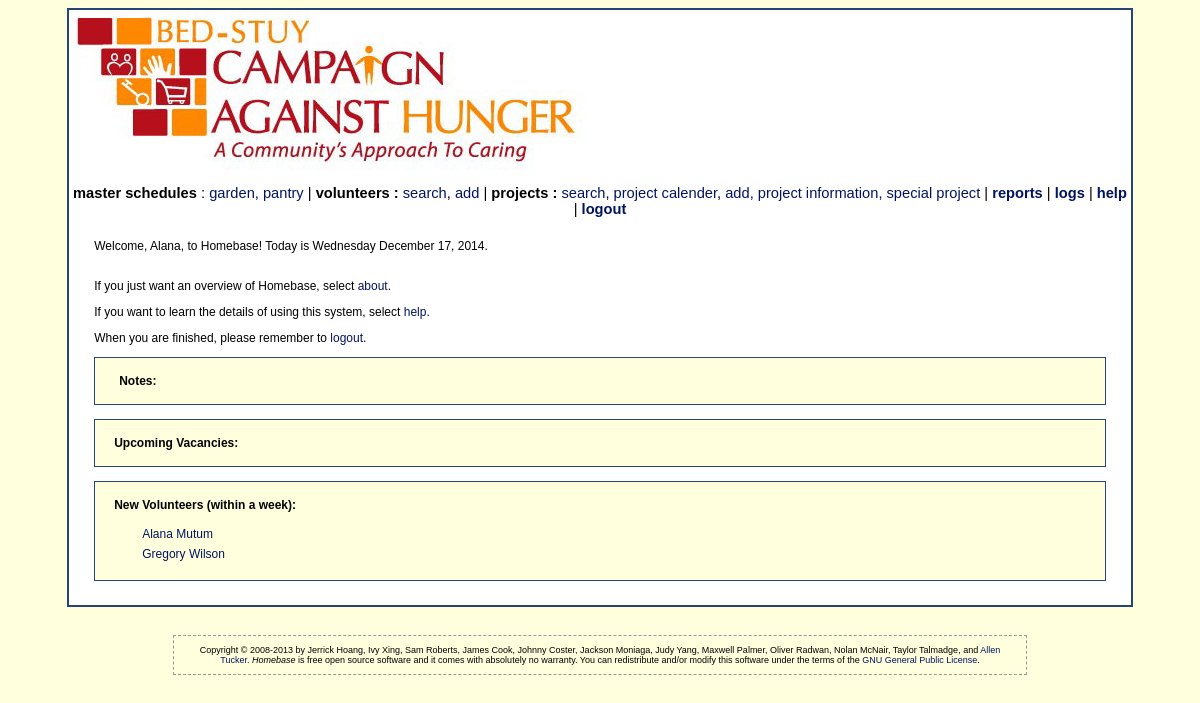
Screenshot of /index.php (signed in) with the database file from the repository.
### tables this page shows
CREATE TABLE IF NOT EXISTS `PERSON` (
  `ID` varchar(25) NOT NULL,
  `NAMEFIRST` varchar(20) NOT NULL,
  `NAMELAST` varchar(25) NOT NULL,
  `BIRTHDAY` varchar(11) NOT NULL, 
  `GENDER` varchar(1) NOT NULL,
  `ADDRESS` varchar(40) NOT NULL,
  `CITY` varchar(25) NOT NULL,
  `STATE` varchar(2) NOT NULL,
  `ZIP` varchar(5) NOT NULL,
  `PHONE1` varchar(12) NOT NULL,
  `PHONE2` varchar(12) DEFAULT NULL,
  `EMAIL` varchar(30) NOT NULL,
  `TYPE` varchar(15) NOT NULL COMMENT 'Denotes wether a manager, volunteer or guest',
  `STATUS` varchar(15) COMMENT 'values could be applicant or approved for volunteer, null for  manager',
  `SCHEDULE` varchar(100) NOT NULL COMMENT 'Dates scheduled for voliunteering',
  `NOTES` varchar(200) NOT NULL,
  `SKILLS` varchar(200) NOT NULL,
  `REASONINTERESTED` varchar(200) NOT NULL,
  `DATEADDED` varchar(11) NOT NULL,
  `PASSWORD`  text NOT NULL,
  `AVAILABILITY` varchar(580) NOT NULL COMMENT 'days and times free for volunteering',
   `CONTACTPREFERENCE` varchar(15) NOT NULL COMMENT 'either email, mail or phone number',
  PRIMARY KEY (`ID`)
);

### database/dbinfo.php (called while the page is built, shortened)
<?php
    function connect() {
        $host = "localhost";
        $database = "dbbscah";
        $user = "dbbscah";
        $pass = "cus1166";
        $connected = mysql_connect($host, $user, $pass);
        $selected = mysql_select_db($database, $connected);
        if (!$selected) {
            return mysql_error();
        }
        else {
            return true;
        }
    }
?>

### database/dbPersons.php (called while the page is built, shortened)
<?php
    include_once('dbinfo.php');
    include_once(dirname(__FILE__) . '/../domain/Person.php');
    function retrieve_person($id) {
        $query = "SELECT * FROM PERSON WHERE ID = '" . $id . "'";
        $result = mysql_query($query);
        $result_row = mysql_fetch_assoc($result);
        $thePerson = make_a_person($result_row);
        return $thePerson;
    }
    function getall_persons() {
        $query = "SELECT * FROM PERSON ORDER BY NAMELAST,NAMEFIRST";
        $result = mysql_query($query);
        $result = mysql_query($query);
        $thePersons = [];
        while ($result_row = mysql_fetch_assoc($result)) {
            $thePerson = make_a_person($result_row);
            $thePersons[] = $thePerson;
        }
        return $thePersons;
    }
    function make_a_person($result_row) {
        $thePerson = new Person(
            $result_row['NAMEFIRST'],
            $result_row['NAMELAST'],
            $result_row['BIRTHDAY'],
            $result_row['GENDER'],
            $result_row['ADDRESS'],
            $result_row['CITY'],
            $result_row['STATE'],
            $result_row['ZIP'],
            $result_row['PHONE1'],
            $result_row['PHONE2'],
            $result_row['EMAIL'],
            $result_row['TYPE'],
            $result_row['STATUS'],
            $result_row['SCHEDULE'],
            $result_row['NOTES'],
            $result_row['SKILLS'],
            $result_row['REASONINTERESTED'],
            $result_row['DATEADDED'],
            $result_row['PASSWORD'],
            $result_row['AVAILABILITY'],
            $result_row['CONTACTPREFERENCE']
        );
        return $thePerson;
    }
?>

### domain/Person.php (called while the page is built, shortened)
<?php
include_once(dirname(__FILE__) . '/../database/dbPersons.php');
class Person {
    private $ID;
    private $NameFirst;
    private $NameLast;
    private $Type;
    private $Password;
    function __construct($fname, $lname, $bday, $gender, $addr, $city, $state, $zip, $ph1, $ph2, $email, $type, $status, $sch, $notes, $skills, $reasoninterested, $dateadded, $pswd, $avail, $cont_pref) {
        $this->ID = $fname . $ph1;
        $this->NameFirst = $fname;
        $this->NameLast = $lname;
        $this->Type = $type;
        $this->Password = $pswd;
    }
    function get_id() {
        return $this->ID;
    }
    function get_first_name() {
        return $this->NameFirst;
    }
    function get_last_name() {
        return $this->NameLast;
    }
    function get_type() {
        return $this->Type;
    }
    function get_password() {
        return $this->Password;
    }
    }
?>

### index.php (the view, shortened to what this page needs)
<html>
    <head>
        <link rel="stylesheet" href="styles.css" type="text/css"/>
    </head>
    <body>
        <div id="container">
            <?PHP
            include('header.php');
            include('accessController.php');
            ?>
            <div id="content">
                <?PHP
                include_once('database/dbPersons.php');
                include_once('domain/Person.php');
                $person = null;
                if ($_SESSION['_id'] != "guest") {
                    $person = retrieve_person($_SESSION['_id']);
                    echo "<p>Welcome, " . $person->get_first_name() . ", to Homebase!";
                } else {
                    echo "<p>Welcome to Homebase!";
                }
                $today = time();
                echo "   Today is " . date('l F j, Y', $today) . ".<p>";
                ?>
                <p>
                    <br>If you just want an overview of Homebase, select <a href="<?php echo($path); ?>dataSearch.php">about</a>.
                    <?PHP
                    if ($person) {
                        echo('<p>If you want to learn the details of using this system, select <a href="' . $path .
                        'help.php">help</a>.');
                    }
                    ?>
                </p>
                <p> When you are finished, please remember to <a href="<?php echo($path); ?>logout.php">logout</a>.</p>
                <?PHP
                if ($person) {
                    echo('<div class="infobox"><p class="notes"><strong>Notes:</strong><br />');
                    echo($person->get_notes() . '</p></div><br>');
                    if ($_SESSION['access_level'] == 2) {
                        $vacancy_query = "SELECT SHIFTID,VACANCIES FROM SHIFT " .
                                "WHERE VACANCIES > 0 ORDER BY SHIFTID;";
                        $vacancy_list = mysql_query($vacancy_query);
                        if (mysql_num_rows($vacancy_list) > 0) {
                            echo('<div class="vacancyBox">');
                            echo('<p><strong>Upcoming Vacancies:</strong><ul>');
                            echo('</ul></p></div><br>');
                        }
                        $one_Week = 7;
                        $volunteers_within_week = getall_persons();
                        foreach ($volunteers_within_week as $temp_Week_Volunteer) {
                            $daysAsVolunteer = check_Days_As_Volunteer($temp_Week_Volunteer->get_date_added());
                            if ($daysAsVolunteer <= $one_Week) {
                                $array_New_Volunteers[] = $temp_Week_Volunteer;
                            }
                        }
                        echo('<div class="applicantsBox"><p><strong>New Volunteers (within a week):</strong><ul>');
                        if (empty($array_New_Volunteers)) {
                            echo('There are no new volunteers within the past week.');
                        } else {
                            echo('<table>');
                            foreach ($array_New_Volunteers as $temp_Volunteers) {
                                echo ("<tr><td><a href=personEdit.php?id=" . $temp_Volunteers->get_id() . ">" .
                                $temp_Volunteers->get_first_name() . ' ' .
                                $temp_Volunteers->get_last_name() .
                                "</td></a></tr>" );
                            }
                            echo('</table>');
                        }
                        echo('</ul></p></div><br>');
                    }
                }
                ?>
            </div>
            <?PHP include('footer.inc'); ?>
        </div>
    </body>
</html>

### header.php (shortened to what this page needs)
<div id="header">
</div>

### accessController.php (shortened to what this page needs)
<div align="center" id="navigationLinks">
<?PHP
        if (!isset($_SESSION['logged_in'])) {
            error_log('in accessController.php, not logged in, will call login form');
            include('homepageMain.php');
            die();
        }
        else {
            if ($_SESSION['logged_in']) {
                $current_page = basename($_SERVER['PHP_SELF']);
                $path = strrev(substr(strrev($_SERVER['SCRIPT_NAME']), strpos(strrev($_SERVER['SCRIPT_NAME']), '/')));
                if ($_SESSION['access_level'] >= 2) {
                    echo('  <strong> master schedules</strong> : '
                            . '<a href=" ' . $path . 'viewSchedule.php?frequency=garden ">garden, </a>'
                            . '<a href=" ' . $path . 'viewSchedule.php?frequency=pantry">pantry </a> | ');
                    echo('<strong>volunteers :</strong> <a href="' . $path . 'personSearch.php">search</a>,
			        <a href="personEdit.php?id=' . 'new' . '">add </a> | ');
                    echo('<strong>projects :</strong> <a href="' . $path . 'projectSearch.php?id=' . 'none' . '">search</a>,
                                <a href="' . $path . 'calendar_new.php">project calender</a>,
			        <a href="projectEdit.php?id=' . 'new' . '">add, </a>
                                <a href=" ' . $path . 'projectInfo.php">project information, </a>
                                <a href=" ' . $path . 'specialProject.php">special project </a>');
                    echo(' | <strong><a href="' . $path . 'reports.php">reports</a> </strong>');
                    echo(' | <strong><a href="' . $path . 'log.php">logs</a></strong>');
                    echo(' | <a href="' . $path . 'help.php?helpPage=' . $current_page .
                        '" target="_BLANK"><b>help</b></a>');
                    echo(' | <a href="' . $path . 'logout.php"><b>logout</b></a>');
                }
            }
        }
    ?>
</div>

### footer.inc
<br/><br/>
<div align="center">
    <div align="center" style="border:dashed 1px #999; width:80%;">
        <p style="font-size:xx-small">Copyright &copy; 2008-2013 by Jerrick Hoang, Ivy Xing, Sam Roberts, James Cook,
            Johnny Coster, Jackson Moniaga, Judy Yang,
            Maxwell Palmer, Oliver Radwan, Nolan McNair, Taylor Talmadge, and <a
                href="mailto:allen@myopensoftware.org>">Allen Tucker</a>.
            <i>Homebase</i> is free open source software and it comes with absolutely no warranty.
            You can redistribute and/or modify this software under the terms of the
            <a href="http://www.gnu.org/licenses/gpl.html"> GNU General Public License</a>.
        </p>
    </div>
</div>

### styles.css (style rules this page uses)
body { background: #FFFFDD; font-family: verdana, arial, sans-serif; font-size: 12px; color: #000000; }
p { padding-left: 15px; padding-right: 15px; }
p.notes { padding-left: 20px; }
table { border-collapse: collapse; font-family: verdana, arial, sans-serif; }
td { border: none; font-size: 12px; padding: 3px; }
A { color: #001460; text-decoration: none; img-decoration: none; }
A:link { color: #018AFEE; text-decoration: none; img-decoration: none; }
.infobox { border: 1px solid #264576; background: #FFFFDD; margin-left: 15px; margin-right: 15px; padding: 4px; }
.vacancyBox { border: 1px solid #264576; background: #FFFFDD; margin-left: 15px; margin-right: 15px; padding: 4px; }
.applicantsBox { border: 1px solid #264576; background: #FFFFDD; margin-left: 15px; margin-right: 15px; padding: 4px; }
#container { width: 90%; align: center; margin-right: auto; margin-left: auto; }
#header { height: 155px; border-left: 2px solid #264576; border-top: 2px solid #264576; border-right: 2px solid #264576; padding: 10px; background: url("images/BSCAH.jpg") #ffffff; background-repeat: no-repeat; background-position: top left; overflow: hidden; }
#navigationLinks { font-size: 11pt; border-left: 2px solid #264576; border-right: 2px solid #264576; background: #ffffff; }
#content { border-left: 2px solid #264576; border-bottom: 2px solid #264576; border-right: 2px solid #264576; align: center; padding: 10px; background: #ffffff; overflow: hidden; }

### rows the page displays
person: NAMEFIRST "Alana", NAMELAST "Mutum"
person: NAMEFIRST "Gregory", NAMELAST "Wilson"
